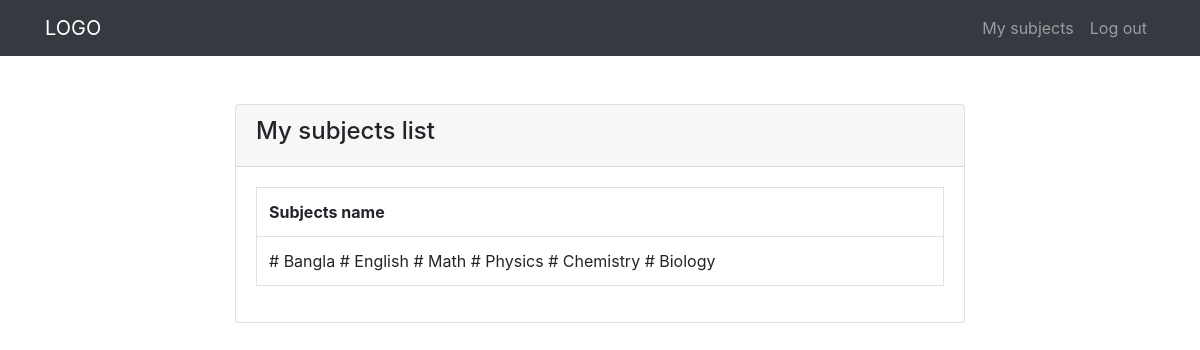
Page /pages/action.php?status=students (signed in) on the committed database.
### tables this page shows
CREATE TABLE `subjects` (
  `id` int(11) NOT NULL,
  `name` varchar(256) NOT NULL
);

### app/classes/Subjects.php (called while the page is built, shortened)
<?php
class Subjects
{
  private $data;
  public function getMySubject()
  {
    $this->link = mysqli_connect("localhost", "root", "", "php_crud");
    if ($this->link) {
      $this->sql = "SELECT * FROM `subjects`";
      if (mysqli_query($this->link, $this->sql)) {
        $this->queryResult = mysqli_query($this->link, $this->sql);
        $this->i = 0;
        while ($this->row = mysqli_fetch_assoc($this->queryResult)) {
          $this->data[$this->i]["id"] = $this->row["id"];
          $this->data[$this->i]["name"] = $this->row["name"];
          $this->i++;
        }
        return $this->data;
      }
      else {
        die("Query problem..." . mysqli_error($this->link));
      }
    }
  }
}

### pages/students.php (the view, shortened to what this page needs)
<?php include "./includes/header.php"; ?>
  <section class="py-5">
    <div class="container">
      <div class="row">
        <div class="col-md-8 mx-auto">
          <div class="card">
            <div class="card-header">
              <h4>My subjects list</h4>
            </div>
            <div class="card-body">
              <table class="table table-bordered table-hover">
                <tr>
                  <th>Subjects name</th>
                </tr>
                <tr class="text-justify">
                  <td>
                    <?php if (isset($subjects)) {
                      foreach ($subjects as $subject) { ?>
                        <span><?php echo "# " . $subject["name"]; ?></span>
                      <?php }
                    } ?>
                  </td>
                </tr>
              </table>
            </div>
          </div>
        </div>
      </div>
    </div>
  </section>
<?php include "./includes/footer.php"; ?>

### rows in the picture
subjects: name "Bangla"
subjects: name "English"
subjects: name "Math"
subjects: name "Physics"
subjects: name "Chemistry"
subjects: name "Biology"
